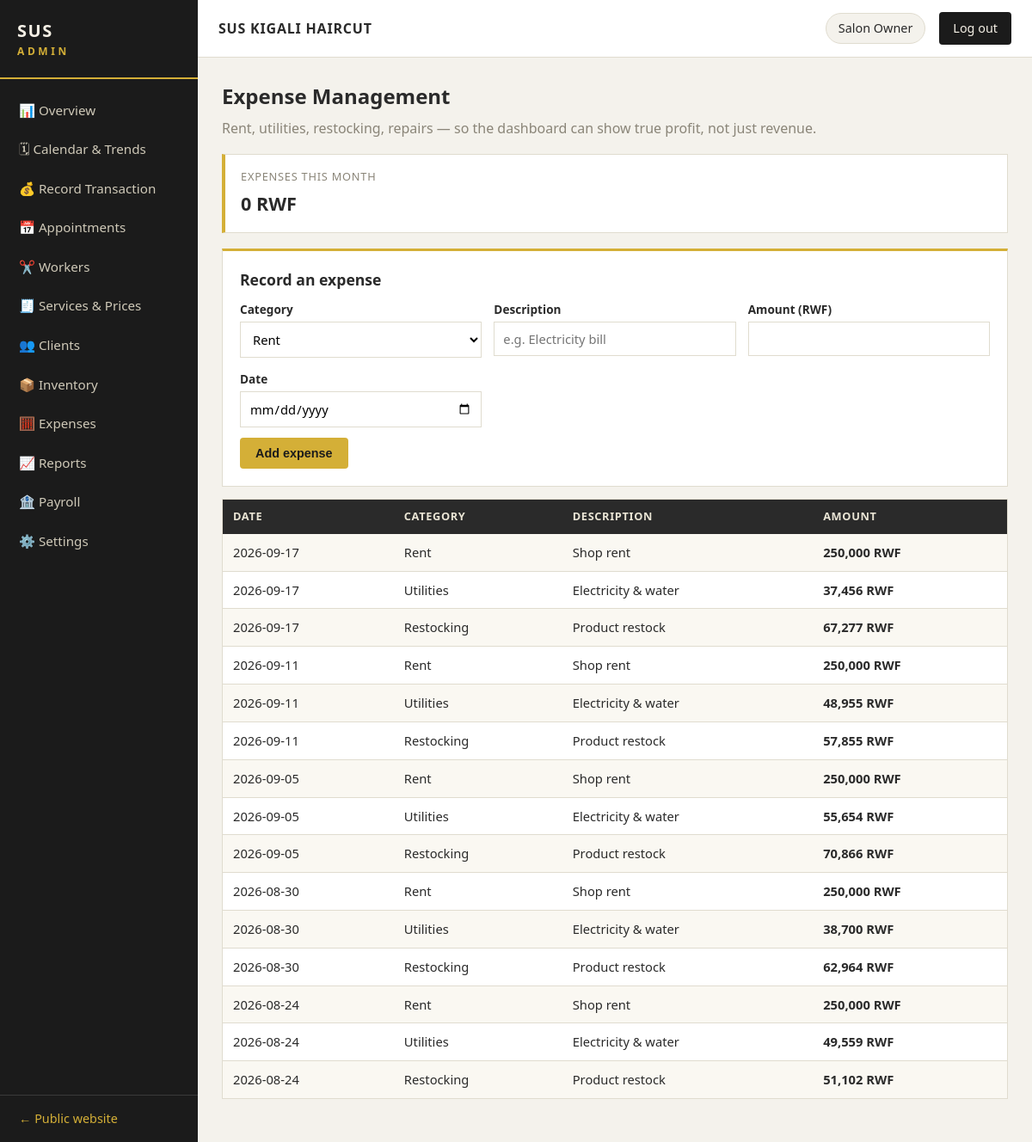
The page /admin/expenses (signed in) on the database its author committed.
### sus/models.py (models this page shows, shortened)
class Setting(db.Model):
    __tablename__ = "settings"
    key = db.Column(db.String(60), primary_key=True)
    value = db.Column(db.String(255), nullable=False)
    @staticmethod
    def get(key, default=None):
        s = Setting.query.get(key)
        return s.value if s else default

class User(db.Model):
    __tablename__ = "users"
    id = db.Column(db.Integer, primary_key=True)
    name = db.Column(db.String(120), nullable=False)
    phone = db.Column(db.String(30))
    email = db.Column(db.String(120), unique=True)
    role = db.Column(db.String(20), nullable=False, default="worker")  # super_admin / manager / worker
    password_hash = db.Column(db.String(255), nullable=False)
    status = db.Column(db.String(20), nullable=False, default="active")
    worker = db.relationship("Worker", backref="user", uselist=False)

class Expense(db.Model):
    __tablename__ = "expenses"
    id = db.Column(db.Integer, primary_key=True)
    category = db.Column(db.String(60), nullable=False)
    description = db.Column(db.String(255))
    amount = db.Column(db.Integer, nullable=False)
    date = db.Column(db.String(10), nullable=False, default=lambda: date.today().isoformat())
    recorded_by = db.Column(db.Integer, db.ForeignKey("users.id"))

### sus/admin.py (the view)
@admin_bp.route("/expenses")
@role_required("super_admin", "manager")
def expenses():
    exps = Expense.query.order_by(Expense.date.desc()).limit(200).all()
    month_start = date.today().isoformat()[:8] + "01"
    month_total = db.session.query(func.coalesce(func.sum(Expense.amount), 0))\
        .filter(Expense.date >= month_start).scalar()
    return render_template("admin/expenses.html", expenses=exps, month_total=month_total,
                           categories=["Rent", "Utilities", "Restocking",
                                       "Equipment", "Salaries", "Other"])

### sus/__init__.py (called while the page is built)
def create_app(config_class=Config):
    app = Flask(__name__)
    app.config.from_object(config_class)
    db.init_app(app)
    from .public import public_bp
    from .admin import admin_bp
    from .api import api_bp
    app.register_blueprint(public_bp)
    app.register_blueprint(admin_bp)
    app.register_blueprint(api_bp)
    @app.template_filter("rwf")
    def rwf(value):
        try:
            return f"{int(value):,} RWF"
        except (TypeError, ValueError):
            return value
    @app.context_processor
    def inject_user():
        from .auth import current_user
        u = current_user()
        return {"current_user_name": u.name if u else ""}
    return app

### sus/auth.py (called while the page is built)
def current_user():
    uid = session.get("user_id")
    return User.query.get(uid) if uid else None

def role_required(*roles):
    def decorator(f):
        @wraps(f)
        def wrapper(*args, **kwargs):
            u = current_user()
            if not u:
                return redirect(url_for("admin.login", next=request.path))
            if u.role not in roles:
                return "Forbidden — you do not have permission to view this page.", 403
            return f(*args, **kwargs)
        return wrapper
    return decorator

### sus/public.py (called while the page is built)
def shop():
    return {
        "name": Setting.get("shop_name", "SUS KIGALI HAIRCUT"),
        "tagline": Setting.get("tagline", ""),
        "phone": Setting.get("phone", ""),
        "whatsapp": Setting.get("whatsapp", ""),
        "address": Setting.get("address", ""),
        "hours": Setting.get("hours", ""),
    }

@public_bp.app_context_processor
def inject_shop():
    return {"shop": shop()}

### sus/templates/admin/expenses.html (shortened to what this page needs)
{% extends "admin/base_admin.html" %}
{% block content %}
<h1>Expense Management</h1>
<p class="muted">Rent, utilities, restocking, repairs — so the dashboard can show true profit, not just revenue.</p>
<div class="stat-grid">
  <div class="stat"><span class="stat-label">Expenses this month</span><span class="stat-value">{{ month_total|rwf }}</span></div>
</div>
<div class="panel">
  <h2>Record an expense</h2>
  <form method="post" action="{{ url_for('admin.expense_save') }}">
    <div class="form-grid">
      <label>Category
        <select name="category">
          {% for c in categories %}<option>{{ c }}</option>{% endfor %}
        </select></label>
      <label>Description<input name="description" placeholder="e.g. Electricity bill"></label>
      <label>Amount (RWF)<input type="number" name="amount" required></label>
      <label>Date<input type="date" name="date" value="{{ today or '' }}"></label>
    </div>
    <button class="btn-gold" type="submit">Add expense</button>
  </form>
</div>
<table>
  <tr><th>Date</th><th>Category</th><th>Description</th><th>Amount</th></tr>
  {% for e in expenses %}
  <tr>
    <td>{{ e.date }}</td>
    <td>{{ e.category }}</td>
    <td>{{ e.description or '—' }}</td>
    <td><strong>{{ e.amount|rwf }}</strong></td>
  </tr>
  {% else %}<tr><td colspan="4">No expenses recorded.</td></tr>{% endfor %}
</table>
{% endblock %}

### sus/templates/admin/base_admin.html (shortened to what this page needs)
<!DOCTYPE html>
<html lang="en">
<head>
  <link rel="stylesheet" href="{{ url_for('static', filename='css/admin.css') }}">
</head>
<body class="admin-body">
  <aside class="sidebar" id="sidebar">
    <div class="sidebar-brand">SUS <span>ADMIN</span></div>
    <nav>
      {% set role = session.get('role') %}
      {% if role == 'super_admin' or role == 'manager' %}
      <a href="{{ url_for('admin.overview') }}">📊 Overview</a>
      <a href="{{ url_for('admin.calendar_view') }}">🗓 Calendar & Trends</a>
      <a href="{{ url_for('admin.transactions') }}">💰 Record Transaction</a>
      <a href="{{ url_for('admin.appointments') }}">📅 Appointments</a>
      <a href="{{ url_for('admin.workers') }}">✂️ Workers</a>
      <a href="{{ url_for('admin.services') }}">🧾 Services & Prices</a>
      <a href="{{ url_for('admin.clients') }}">👥 Clients</a>
      <a href="{{ url_for('admin.inventory') }}">📦 Inventory</a>
      <a href="{{ url_for('admin.expenses') }}">🧮 Expenses</a>
      <a href="{{ url_for('admin.reports') }}">📈 Reports</a>
      {% endif %}
      {% if role == 'super_admin' %}
      <a href="{{ url_for('admin.payroll') }}">🏦 Payroll</a>
      <a href="{{ url_for('admin.settings') }}">⚙️ Settings</a>
      {% endif %}
    </nav>
    <a class="sidebar-bottom" href="{{ url_for('public.home') }}">← Public website</a>
  </aside>
  <div class="admin-main">
    <header class="admin-topbar">
      <span class="shop-name">{{ shop.name if shop else 'SUS KIGALI HAIRCUT' }}</span>
      <span class="user-chip">{{ current_user_name }}</span>
      <a class="btn-logout" href="{{ url_for('admin.logout') }}">Log out</a>
    </header>
    <div class="admin-content">
      {% block content %}{% endblock %}
    </div>
  </div>
</body>
</html>

### sus/static/css/admin.css (style rules this page uses)
:root { --dark: #1b1b1b; --dark2: #2a2a2a; --gold: #d4af37; --gold-soft: #e8c96a; --bg: #f4f2ec; --panel: #ffffff; --ink: #2a2a2a; --muted: #8a8578; --line: #e0dccf; --green: #2e7d32; --red: #b3261e; --amber: #b58100; }
* { margin: 0; padding: 0; box-sizing: border-box; }
body.admin-body { font-family: "Segoe UI", Arial, sans-serif; background: var(--bg); color: var(--ink); line-height: 1.55; }
.sidebar { position: fixed; top: 0; bottom: 0; left: 0; width: 230px; background: var(--dark); overflow-y: auto; z-index: 50; display: flex; flex-direction: column; }
.sidebar-brand { padding: 20px; font-size: 1.25rem; font-weight: bold; letter-spacing: .08em; color: var(--cream, #f5f0e6); border-bottom: 2px solid var(--gold); }
.sidebar-brand span { color: var(--gold); font-size: .75rem; letter-spacing: .3em; display: block; }
.sidebar nav { display: flex; flex-direction: column; padding: 14px 0; flex: 1; }
.sidebar nav a { padding: 11px 22px; color: #cfc9b8; font-size: .95rem; text-decoration: none; }
.sidebar-bottom { padding: 16px 22px; color: var(--gold); border-top: 1px solid #3a3a3a; text-decoration: none; font-size: .9rem; }
.admin-main { margin-left: 230px; min-height: 100vh; display: flex; flex-direction: column; }
.admin-topbar { display: flex; align-items: center; gap: 16px; padding: 14px 24px; background: var(--panel); border-bottom: 1px solid var(--line); position: sticky; top: 0; z-index: 40; }
.admin-topbar .shop-name { font-weight: bold; letter-spacing: .05em; }
.user-chip { background: var(--bg); border: 1px solid var(--line); padding: 6px 14px; border-radius: 999px; font-size: .9rem; }
.btn-logout { background: var(--dark); color: var(--cream, #f5f0e6); padding: 8px 16px; text-decoration: none; font-size: .9rem; border-radius: 4px; }
.admin-content { padding: 26px 28px; max-width: 1200px; width: 100%; }
.admin-content h1 { font-size: 1.5rem; margin-bottom: 6px; }
.admin-content h2 { font-size: 1.1rem; margin: 22px 0 10px; color: var(--dark2); }
.stat-grid { display: grid; grid-template-columns: repeat(auto-fit, minmax(190px, 1fr)); gap: 16px; margin: 18px 0; }
.stat { background: var(--panel); border: 1px solid var(--line); border-left: 4px solid var(--gold); padding: 16px 18px; display: flex; flex-direction: column; }
.stat-label { color: var(--muted); font-size: .8rem; text-transform: uppercase; letter-spacing: .06em; }
.stat-value { font-size: 1.35rem; font-weight: bold; margin-top: 4px; }
table { width: 100%; border-collapse: collapse; background: var(--panel); border: 1px solid var(--line); margin: 12px 0 24px; font-size: .92rem; }
th { text-align: left; background: var(--dark2); color: #eae5d5; padding: 10px 12px; font-size: .8rem; text-transform: uppercase; letter-spacing: .05em; }
td { padding: 10px 12px; border-bottom: 1px solid var(--line); vertical-align: middle; }
tr:nth-child(even) td { background: #faf8f2; }
.panel { background: var(--panel); border: 1px solid var(--line); border-top: 3px solid var(--gold); padding: 20px; margin: 14px 0; }
.panel h2 { margin-top: 0; }
.form-grid { display: grid; grid-template-columns: repeat(auto-fit, minmax(210px, 1fr)); gap: 14px; margin-bottom: 12px; }
.form-grid label, .panel label { font-size: .85rem; font-weight: 600; color: var(--dark2); }
input, select, textarea { display: block; width: 100%; margin-top: 4px; padding: 9px 10px; border: 1px solid var(--line); background: #fff; font-family: inherit; font-size: .92rem; }
button, .btn-gold { background: var(--gold); color: var(--dark); border: none; padding: 10px 18px; font-weight: bold; font-size: .9rem; cursor: pointer; border-radius: 4px; text-decoration: none; display: inline-block; }
a { color: var(--dark2); }
.muted { color: var(--muted); }

### rows shown on the page
Setting: value "SUS KIGALI HAIRCUT"
User: name "Salon Owner"
Expense: date "2026-09-17", category "Rent", description "Shop rent", amount|rwf "250,000 RWF"
Expense: date "2026-09-17", category "Utilities", description "Electricity & water", amount|rwf "37,456 RWF"
Expense: date "2026-09-17", category "Restocking", description "Product restock", amount|rwf "67,277 RWF"
Expense: date "2026-09-11", category "Rent", description "Shop rent", amount|rwf "250,000 RWF"
Expense: date "2026-09-11", category "Utilities", description "Electricity & water", amount|rwf "48,955 RWF"
Expense: date "2026-09-11", category "Restocking", description "Product restock", amount|rwf "57,855 RWF"
Expense: date "2026-09-05", category "Rent", description "Shop rent", amount|rwf "250,000 RWF"
Expense: date "2026-09-05", category "Utilities", description "Electricity & water", amount|rwf "55,654 RWF"
Expense: date "2026-09-05", category "Restocking", description "Product restock", amount|rwf "70,866 RWF"
Expense: date "2026-08-30", category "Rent", description "Shop rent", amount|rwf "250,000 RWF"
Expense: date "2026-08-30", category "Utilities", description "Electricity & water", amount|rwf "38,700 RWF"
Expense: date "2026-08-30", category "Restocking", description "Product restock", amount|rwf "62,964 RWF"
Expense: date "2026-08-24", category "Rent", description "Shop rent", amount|rwf "250,000 RWF"
Expense: date "2026-08-24", category "Utilities", description "Electricity & water", amount|rwf "49,559 RWF"
Expense: date "2026-08-24", category "Restocking", description "Product restock", amount|rwf "51,102 RWF"

### other values the page prints
{{ month_total|rwf }} "0 RWF"
form field category "Rent"
